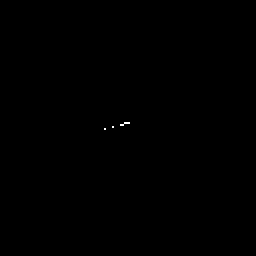
#> input picture test/replicate/1_angular_both_3.png, 128 x 128 px (shown 2 times larger)
$ python wavelet.py
#> lines starting #> are read from the running program, lines starting #| are printed output that depends on the picture; long printed decimals are rounded
import numpy as np
import cv2
from scipy import ndimage
import matplotlib.pyplot as plt
import pywt
import copy

def normal_shrink(coeffs):
  num_levels = len(coeffs) - 1
  cD1 = coeffs[-1][2]
  sigma = np.std(cD1)
  denoised_coeffs = copy.deepcopy(coeffs)

  for level in range(num_levels):
    # 获取当前尺度的子带系数
    cH, cV, cD = coeffs[level+1]
    # 计算阈值
    L,W = cH.shape
    beta = np.sqrt(np.log(L*W/num_levels))
    sigma_y_cH = np.std(cH)
    sigma_y_cV = np.std(cV)
    sigma_y_cD = np.std(cD)
    T_cH = beta * sigma ** 2 / sigma_y_cH
    T_cV = beta * sigma ** 2 / sigma_y_cV
    T_cD = beta * sigma ** 2 / sigma_y_cD

    # 应用软阈值去噪
    cH_denoised = np.where(np.abs(cH) > T_cH, cH, 0)
    cV_denoised = np.where(np.abs(cV) > T_cV, cV, 0)
    cD_denoised = np.where(np.abs(cD) > T_cD, cD, 0)

    # 将去噪后的系数存储到结果中
    denoised_coeffs[level+1] = (cH_denoised, cV_denoised, cD_denoised)

  # 返回去噪后的小波系数
  return denoised_coeffs

def denoise_image(image,wavelet,level):
  # 进行小波分解
  coeffs = pywt.wavedec2(image, wavelet, level=level)

  # 应用 NormalShrink 去噪算法
  denoised_coeffs = normal_shrink(coeffs)

  # 进行小波重构
  denoised_image = pywt.waverec2(denoised_coeffs, wavelet)

  return denoised_image

if __name__ == '__main__':
  # 示例用法
  # 加载图像
  image_path = '1_angular_both_3.png'  # 替换为你的图片路径
  image = cv2.imread(image_path, cv2.IMREAD_UNCHANGED)
#> image: shape (128, 128) uint16; min 68, max 272, mean 118.7

  # 添加噪声
  sigma_noise = 60
  noisy_image = image + sigma_noise * np.random.randn(*image.shape)+100
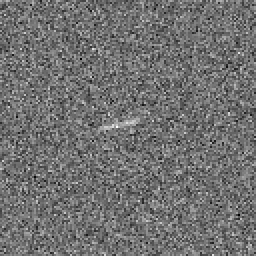
#> noisy_image: shape (128, 128) float64 (shown 2 times larger); min -15.41, max 510.2, mean 218.4; drawn with min black and max white
  noisy_image = np.clip(noisy_image, 0, 1050)
  noisy_image = image
  # 应用 NormalShrink 去噪算法
  denoised_image = denoise_image(noisy_image,wavelet='sym17',level=3)
#> in denoise_image, `coeffs = pywt.wavedec2(image, wavelet, level=level)`: coeffs = 4 items
#> in normal_shrink, `num_levels = len(coeffs) - 1`: num_levels = 3
#> in normal_shrink, `cD1 = coeffs[-1][2]`:
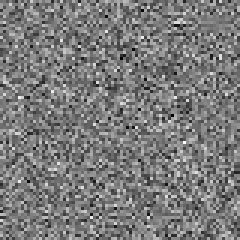
#> cD1: shape (80, 80) float64 (shown 3 times larger); min -38.92, max 41.85, mean 0; drawn with min black and max white
#> in normal_shrink, `sigma = np.std(cD1)`: sigma = 11.72
#> in normal_shrink, `denoised_coeffs = copy.deepcopy(coeffs)`: denoised_coeffs = 4 items
#> the loop in normal_shrink, `for level in range(num_levels):` made 3 passes
#> (beta, sigma_y_cH, sigma_y_cV, sigma_y_cD, T_cH, T_cV, T_cD) on passes 1 to 3: (2.54, 16.36, 11.46, 10.4, 21.37, 30.49, 33.61), (2.64, 13.28, 13.1, 11.72, 27.28, 27.66, 30.91), (2.77, 11.63, 11.64, 11.72, 32.72, 32.69, 32.46)
#> pass 1, in normal_shrink, `cH, cV, cD = coeffs[level+1]`:
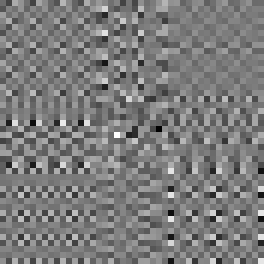
#> cD: shape (44, 44) float64 (shown 6 times larger); min -40.39, max 42.82, mean 0; drawn with min black and max white
#> after the loop in normal_shrink, `for level in range(num_levels):`:
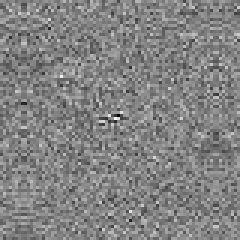
#> cH: shape (80, 80) float64 (shown 3 times larger); min -60.17, max 56.55, mean -0.2; drawn with min black and max white
#> after the loop in normal_shrink, `for level in range(num_levels):`:
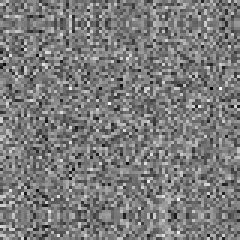
#> cV: shape (80, 80) float64 (shown 3 times larger); min -39.15, max 42.43, mean 0.3; drawn with min black and max white
#> in denoise_image, `denoised_image = pywt.waverec2(denoised_coeffs, wavelet)`:
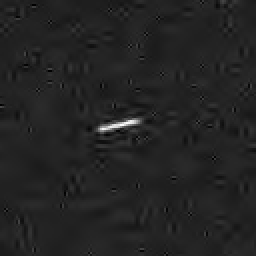
#> denoised_image: shape (128, 128) float64 (shown 2 times larger); min 95.75, max 260.5, mean 118.7; drawn with min black and max white

  # 计算噪声图像（原始图像与去噪图像之差）
  noise_image = image - denoised_image
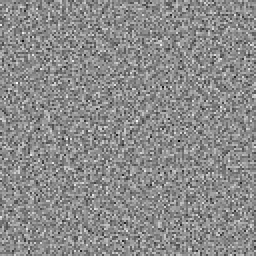
#> noise_image: shape (128, 128) float64 (shown 2 times larger); min -51.55, max 42.88, mean 0; drawn with min black and max white
  # 计算原始图像的功率
  P_signal = np.sum(image**2)
#> P_signal = 233239775
  # 计算噪声的功率
  P_noise = np.sum(noise_image**2)
#> P_noise = 2057212.1
  # 计算信噪比
  SNR = 10 * np.log10(P_signal / P_noise)
#> SNR = 20.55
  # 打印信噪比
  print(f"The Signal-to-Noise Ratio (SNR) is: {SNR} dB")
#| The Signal-to-Noise Ratio (SNR) is: 20.545 dB


  # 显示原始图片
  plt.subplot(1, 3, 1)  # 1行2列的第一个位置
  plt.imshow(image, cmap='gray')  # 确保是灰度图
  plt.title('Original Image')
  plt.axis('off')  # 不显示坐标轴

  # 显示噪声图片
  plt.subplot(1, 3, 2)  # 1行2列的第一个位置
  plt.imshow(noisy_image, cmap='gray')  # 确保是灰度图
  plt.title('noisy Image')
  plt.axis('off')  # 不显示坐标轴

  # 显示去噪后的图片
  plt.subplot(1, 3, 3)  # 1行2列的第二个位置
  plt.imshow(denoised_image, cmap='gray')  # 确保是灰度图
  plt.title('Denoised Image')
  plt.axis('off')  # 不显示坐标轴

  plt.show()  # 显示图像

  # for wavelet in ['db2', 'db3', 'db4', 'db5', 'db6', 'db7', 'db8', 'db9', 'db10', 'db11', 'db12', 'db13', 'db14',
  #                 'db15', 'db16', 'db17', 'db18', 'db19', 'db20']:
  #   # 应用 NormalShrink 去噪算法
  #   denoised_image = denoise_image(noisy_image, wavelet=wavelet, level=3)
  #
  #   # 计算噪声图像（原始图像与去噪图像之差）
  #   noise_image = image - denoised_image
  #   # 计算原始图像的功率
  #   P_signal = np.sum(image ** 2)
  #   # 计算噪声的功率
  #   P_noise = np.sum(noise_image ** 2)
  #   # 计算信噪比
  #   SNR = 10 * np.log10(P_signal / P_noise)
  #   # 打印信噪比
  #   print(f"The Signal-to-Noise Ratio (SNR) using {wavelet} wavelet is: {SNR} dB")
  #
  # for wavelet in ['sym2', 'sym3', 'sym4', 'sym5', 'sym6', 'sym7', 'sym8', 'sym9', 'sym10', 'sym11', 'sym12', 'sym13',
  #                 'sym14', 'sym15', 'sym16', 'sym17', 'sym18', 'sym19', 'sym20']:
  #   # 应用 NormalShrink 去噪算法
  #   denoised_image = denoise_image(noisy_image, wavelet=wavelet, level=3)
  #
  #   # 计算噪声图像（原始图像与去噪图像之差）
  #   noise_image = image - denoised_image
  #   # 计算原始图像的功率
  #   P_signal = np.sum(image ** 2)
  #   # 计算噪声的功率
  #   P_noise = np.sum(noise_image ** 2)
  #   # 计算信噪比
  #   SNR = 10 * np.log10(P_signal / P_noise)
  #   # 打印信噪比
  #   print(f"The Signal-to-Noise Ratio (SNR) using {wavelet} wavelet is: {SNR} dB")
